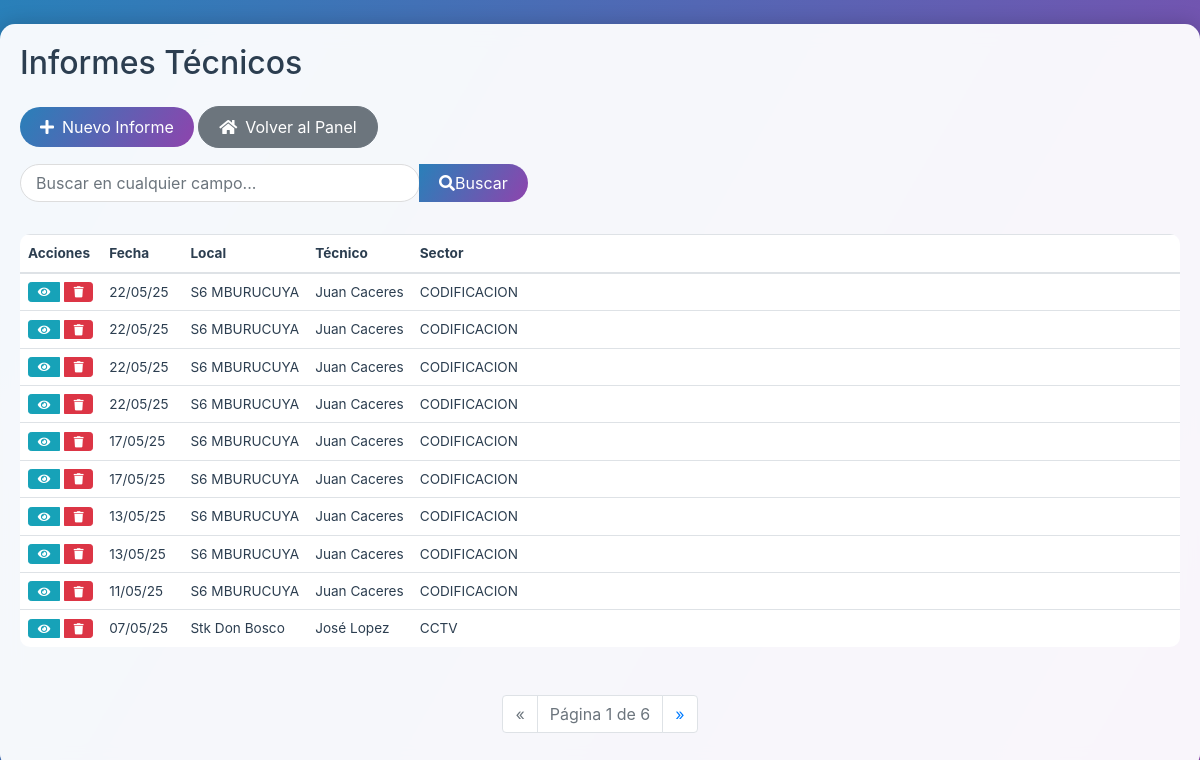
Page /modulos/informe_tecnico/index.php (signed in) on the earlier database version.
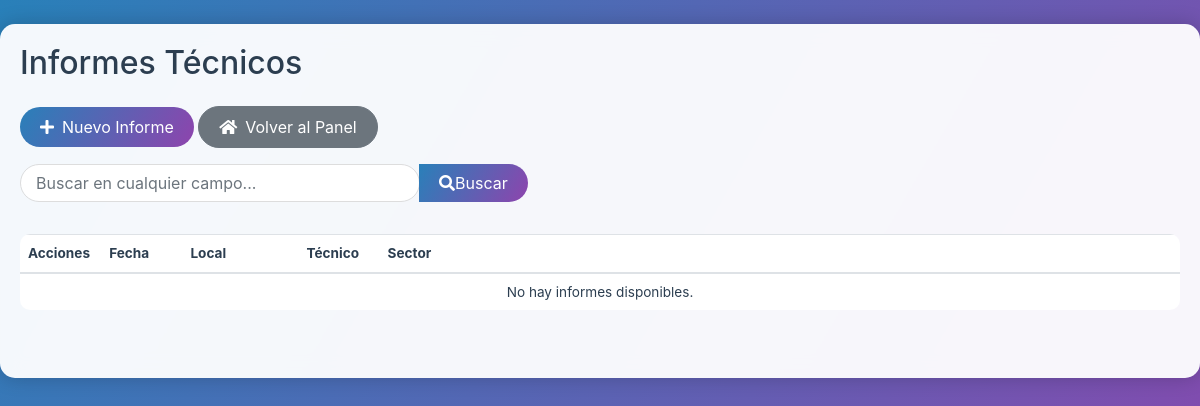
Same page on the later database version.
### tables this page shows
CREATE TABLE `informe_tecnico` (
  `id` int NOT NULL,
  `local` varchar(100) NOT NULL,
  `sector` varchar(100) DEFAULT NULL,
  `equipo_asistido` varchar(200) NOT NULL,
  `orden_trabajo` varchar(50) DEFAULT NULL,
  `patrimonio` varchar(50) NOT NULL,
  `jefe_turno` varchar(100) NOT NULL,
  `observaciones` text,
  `firma_digital` longtext,
  `fecha_creacion` timestamp NULL DEFAULT CURRENT_TIMESTAMP,
  `tecnico_id` int NOT NULL,
  `foto_trabajo` longtext
);

CREATE TABLE `usuarios` (
  `id` int NOT NULL,
  `username` varchar(50) NOT NULL,
  `password` varchar(255) NOT NULL,
  `nombre` varchar(100) NOT NULL,
  `rol` enum('administrador','tecnico','supervisor','administrativo') NOT NULL DEFAULT 'tecnico',
  `codigo_tecnico` varchar(10) DEFAULT NULL,
  `estado` enum('activo','inactivo') NOT NULL DEFAULT 'activo'
);

### models/InformeTecnico.php (called while the page is built, shortened)
<?php
class InformeTecnico {
    private $conn;
    private $table_name = "informe_tecnico";
    public function __construct($db) {
        $this->conn = $db;
    }
    public function leerTodos($tecnico_id = null, $limit = null, $offset = null, $search_term = null) {
        $query = "SELECT it.*, u.nombre as nombre_tecnico
                 FROM " . $this->table_name . " it
                 LEFT JOIN usuarios u ON it.tecnico_id = u.id";
        $params = [];
        $query .= " ORDER BY it.fecha_creacion DESC";
        if($limit && is_numeric($limit) && $limit > 0) {
            $query .= " LIMIT " . (int)$limit;
        }
        $stmt = $this->conn->prepare($query);
        for($i = 0; $i < count($params); $i++) {
            $stmt->bindValue($i + 1, $params[$i]);
        }
        $stmt->execute();
        return $stmt;
    }
    public function contarTodos($tecnico_id = null, $search_term = null) {
        $query = "SELECT COUNT(*) as total FROM " . $this->table_name . " it";
        $params = [];
        $stmt = $this->conn->prepare($query);
        for($i = 0; $i < count($params); $i++) {
            $stmt->bindValue($i + 1, $params[$i]);
        }
        $stmt->execute();
        $row = $stmt->fetch(PDO::FETCH_ASSOC);
        return $row['total'];
    }
}
?>

### modulos/informe_tecnico/index.php (the view, shortened to what the changed rows need)
<?php
include_once '../../config/database.php';
include_once '../../models/InformeTecnico.php';
$database = new Database();
$db = $database->getConnection();
$informe = new InformeTecnico($db);
$tecnico_id = null;
$limit = 10;
$currentPage = isset($_GET['page']) ? (int)$_GET['page'] : 1;
$offset = ($currentPage - 1) * $limit;
$search_term = isset($_GET['search']) ? $_GET['search'] : '';
$totalCount = $informe->contarTodos($tecnico_id, $search_term);
$totalPages = ceil($totalCount / $limit);
if ($totalPages > 0 && $currentPage > $totalPages) {
    $currentPage = $totalPages;
    $offset = ($currentPage - 1) * $limit;
} elseif ($totalPages == 0) {
    $currentPage = 1;
    $offset = 0;
}
$stmt = $informe->leerTodos($tecnico_id, $limit, $offset, $search_term);
?>
<!DOCTYPE html>
<html lang="es">
<head>
    <link rel="stylesheet" href="https://stackpath.bootstrapcdn.com/bootstrap/4.5.2/css/bootstrap.min.css">
    <link rel="stylesheet" href="https://cdnjs.cloudflare.com/ajax/libs/font-awesome/5.15.4/css/all.min.css">
    <link rel="stylesheet" href="../../assets/css/style.css">
</head>
<body>
    <div class="container mt-4">
        <h2 class="mb-4">Informes Técnicos</h2>
        <div class="table-responsive">
            <table class="table table-hover" id="dataTable">
                <thead>
                    <tr>
                        <th>Acciones</th>
                        <th>Fecha</th>
                        <th>Local</th>
                        <th>Técnico</th>
                        <th class="columna-oculta-movil">Sector</th>
                    </tr>
                </thead>
                <tbody>
                    <?php while ($row = $stmt->fetch(PDO::FETCH_ASSOC)): ?>
                        <tr>
                            <td>
                                <div class="btn-group btn-group-sm">
                                    <a href="ver.php?id=<?php echo $row['id']; ?>" class="btn btn-info btn-sm">
                                        <i class="fas fa-eye"></i>
                                    </a>
                                    <?php if(in_array($_SESSION['user_rol'], ['administrador', 'supervisor'])): ?>
                                    <a href="#" class="btn btn-danger btn-sm eliminar-informe" data-id="<?php echo $row['id']; ?>">
                                        <i class="fas fa-trash"></i>
                                    </a>
                                    <?php endif; ?>
                                </div>
                            </td>
                            <td><?php echo $row['fecha_creacion'] ? htmlspecialchars(date('d/m/y', strtotime($row['fecha_creacion']))) : ''; ?></td>
                            <td><?php echo $row['local'] ? htmlspecialchars($row['local']) : ''; ?></td>
                            <td><?php echo $row['nombre_tecnico'] ? htmlspecialchars($row['nombre_tecnico']) : ''; ?></td>
                            <td class="columna-oculta-movil"><?php echo $row['sector'] ? htmlspecialchars($row['sector']) : ''; ?></td>
                        </tr>
                    <?php endwhile; ?>
                    <?php if ($stmt->rowCount() === 0 && $totalCount > 0): ?>
                        <tr>
                            <td colspan="5" class="text-center">No se encontraron informes en esta página.</td>
                        </tr>
                    <?php elseif ($totalCount === 0): ?>
                         <tr>
                            <td colspan="5" class="text-center">No hay informes disponibles.</td>
                        </tr>
                    <?php endif; ?>
                </tbody>
            </table>
        </div>
        <?php if ($totalPages > 1): ?>
            <nav aria-label="Page navigation">
                <ul class="pagination justify-content-center">
                    <li class="page-item <?php echo ($currentPage <= 1) ? 'disabled' : ''; ?>">
                        <a class="page-link" href="?page=<?php echo $currentPage - 1; ?><?php echo $tecnico_id ? '&tecnico_id=' . $tecnico_id : ''; ?><?php echo !empty($search_term) ? '&search=' . urlencode($search_term) : ''; ?>" aria-label="Previous">
                            <span aria-hidden="true">&laquo;</span>
                        </a>
                    </li>
                    <li class="page-item disabled">
                        <span class="page-link">Página <?php echo $currentPage; ?> de <?php echo $totalPages; ?></span>
                    </li>
                    <li class="page-item <?php echo ($currentPage >= $totalPages) ? 'disabled' : ''; ?>">
                        <a class="page-link" href="?page=<?php echo $currentPage + 1; ?><?php echo $tecnico_id ? '&tecnico_id=' . $tecnico_id : ''; ?><?php echo !empty($search_term) ? '&search=' . urlencode($search_term) : ''; ?>" aria-label="Next">
                            <span aria-hidden="true">&raquo;</span>
                        </a>
                    </li>
                </ul>
            </nav>
        <?php endif; ?>
    </div>

Differences in the rows shown:
removed informe_tecnico: fecha_creacion "22/05/25", local "S6 MBURUCUYA", tecnico.nombre "Juan Caceres", sector "CODIFICACION"
removed informe_tecnico: fecha_creacion "22/05/25", local "S6 MBURUCUYA", tecnico.nombre "Juan Caceres", sector "CODIFICACION"
removed informe_tecnico: fecha_creacion "22/05/25", local "S6 MBURUCUYA", tecnico.nombre "Juan Caceres", sector "CODIFICACION"
removed informe_tecnico: fecha_creacion "22/05/25", local "S6 MBURUCUYA", tecnico.nombre "Juan Caceres", sector "CODIFICACION"
removed informe_tecnico: fecha_creacion "17/05/25", local "S6 MBURUCUYA", tecnico.nombre "Juan Caceres", sector "CODIFICACION"
removed informe_tecnico: fecha_creacion "17/05/25", local "S6 MBURUCUYA", tecnico.nombre "Juan Caceres", sector "CODIFICACION"
removed informe_tecnico: fecha_creacion "13/05/25", local "S6 MBURUCUYA", tecnico.nombre "Juan Caceres", sector "CODIFICACION"
removed informe_tecnico: fecha_creacion "13/05/25", local "S6 MBURUCUYA", tecnico.nombre "Juan Caceres", sector "CODIFICACION"
removed informe_tecnico: fecha_creacion "11/05/25", local "S6 MBURUCUYA", tecnico.nombre "Juan Caceres", sector "CODIFICACION"
removed informe_tecnico: fecha_creacion "07/05/25", local "Stk Don Bosco", tecnico.nombre "José Lopez", sector "CCTV"
Other differences:
$currentPage: "1" → (not shown)
$totalPages: "6" → (not shown)
text no longer shown: "« Página de »"
text now shown: "No hay informes disponibles."
